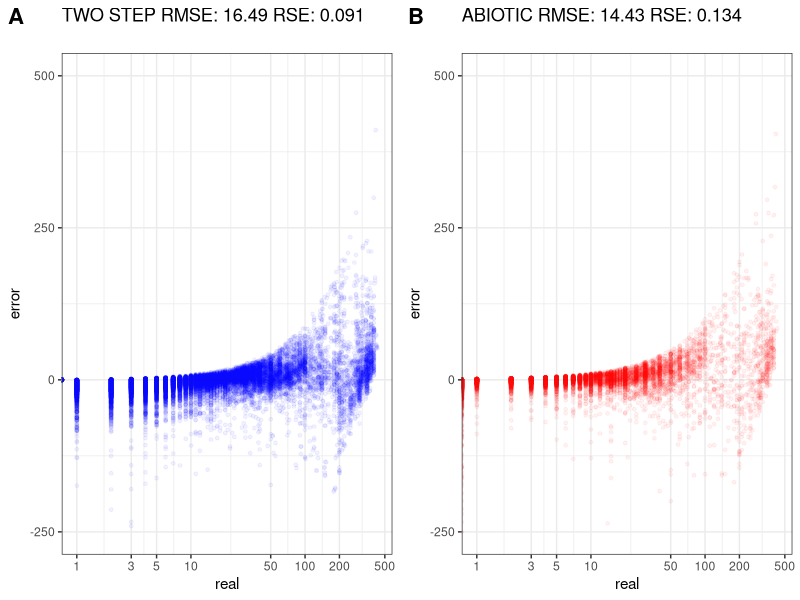
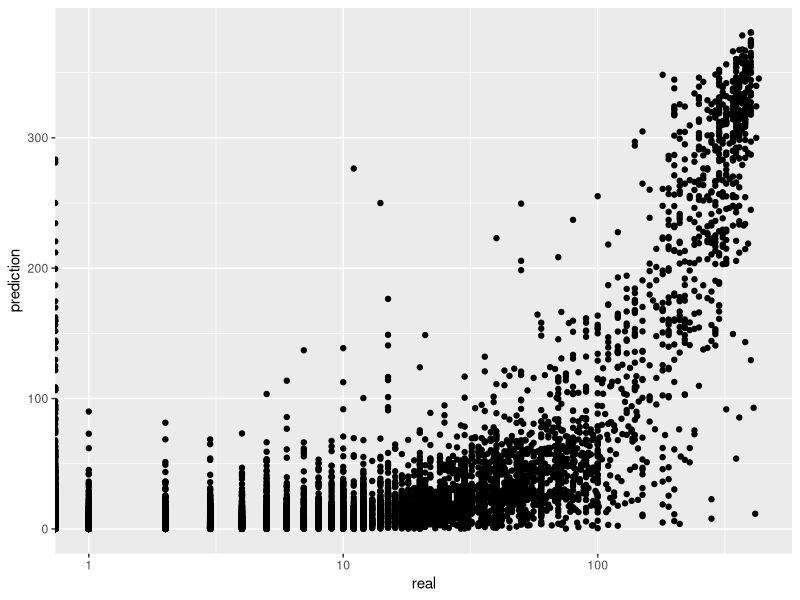
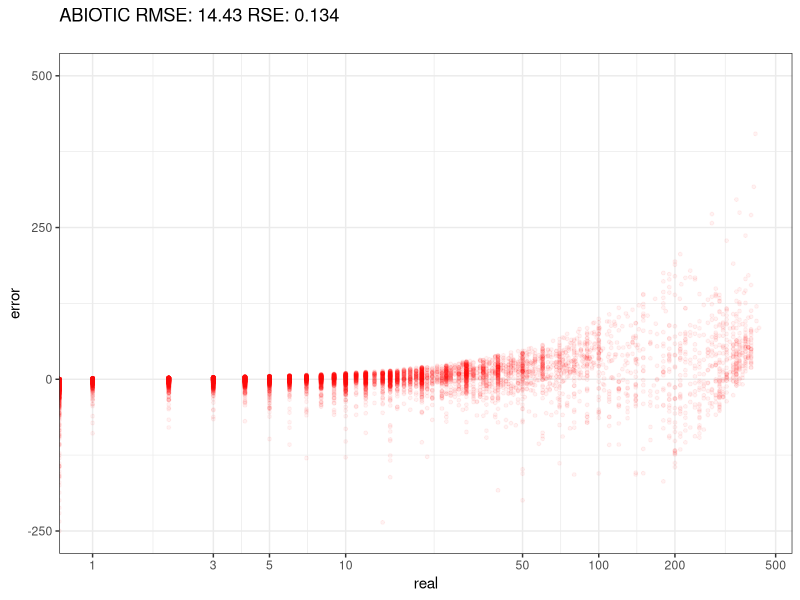
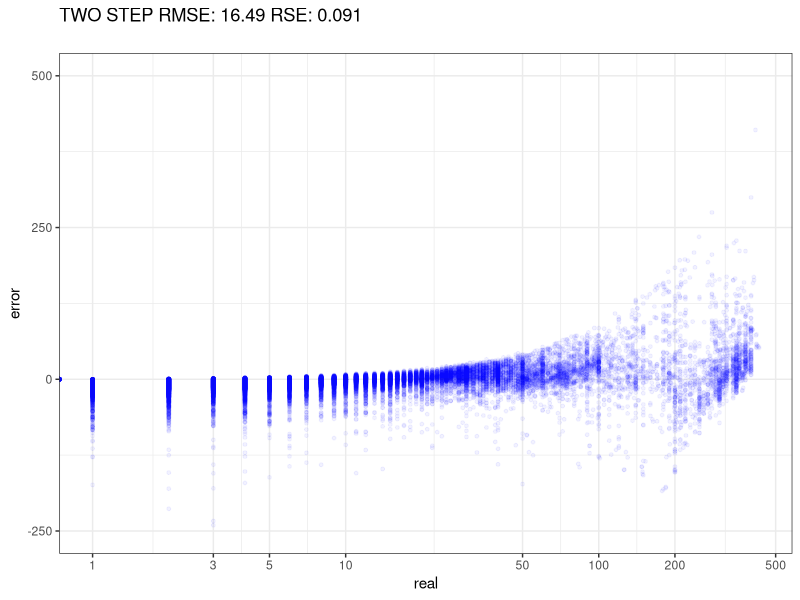
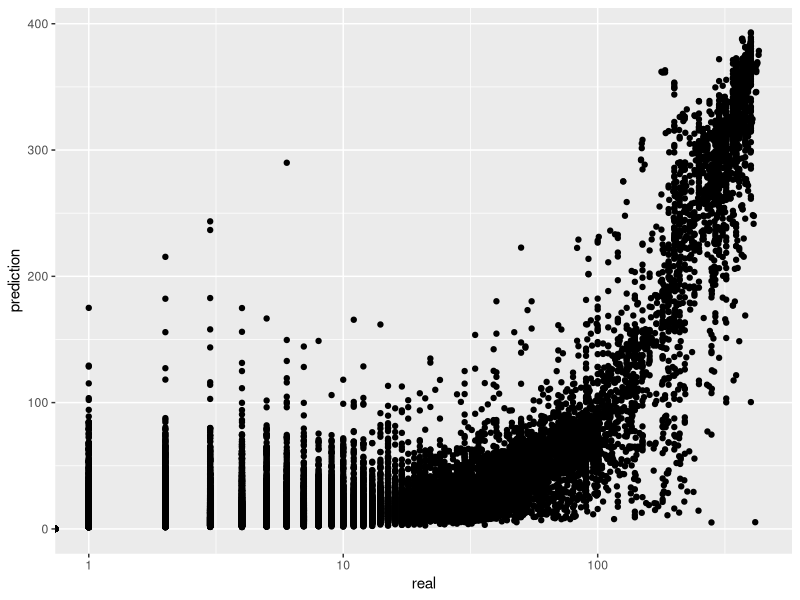

Reproduce these figures in R, in order.
library("Metrics")
library(grid)
library(gridExtra)
library(cowplot)
library(ggplot2)
twosteppred <- read.csv("../Pyscripts/rfpred.csv")
abiopred <- read.csv("../Pyscripts/abiopred.csv")

rmse_twostep <- rmse(twosteppred$real,twosteppred$prediction)
rse_twostep <- rse(twosteppred$real,twosteppred$prediction)
twosteppred$error <- (twosteppred$real - twosteppred$prediction)

rmse_abio <- rmse(abiopred$real,abiopred$prediction)
rse_abio <- rse(abiopred$real,abiopred$prediction)
abiopred$error <- (abiopred$real - abiopred$prediction)

print(sprintf("twostep      RMSE: %.02f RSE: %.03f\n",rmse_twostep,rse_twostep))
print(sprintf("ABIOTIC RMSE: %.02f RSE: %.03f\n",rmse_abio,rse_abio))

plot_scatter <- function(datos){
  p <- ggplot(data=datos)+geom_point(aes(x=real,y=prediction))+scale_x_log10()
  return(p)
}

mybreaks=c(0,1,3,5,10,50,100,200,500)

plot_error <- function(datos,relleno="blue",titulo=""){
  p <- ggplot(data=datos)+geom_point(aes(x=real,y=error),size=1, 
                                     shape=19, color=relleno, 
                                     alpha=0.05)+ggtitle(titulo)+
       scale_x_log10(breaks=mybreaks)+ylim(c(-250,500))+theme_bw()
  return(p)
}

ptwostep <- plot_scatter(twosteppred)
pabio <- plot_scatter(abiopred)

perror_twostep <- plot_error(twosteppred,titulo=sprintf("TWO STEP RMSE: %.02f RSE: %.03f\n",rmse_twostep,rse_twostep)) 

perror_abio <- plot_error(abiopred,relleno="red",titulo=sprintf("ABIOTIC RMSE: %.02f RSE: %.03f\n",rmse_abio,rse_abio)) 

g <- plot_grid(
  perror_twostep, perror_abio,
  ncol = 2,labels=c("A","B"),
  label_size = 16
)
